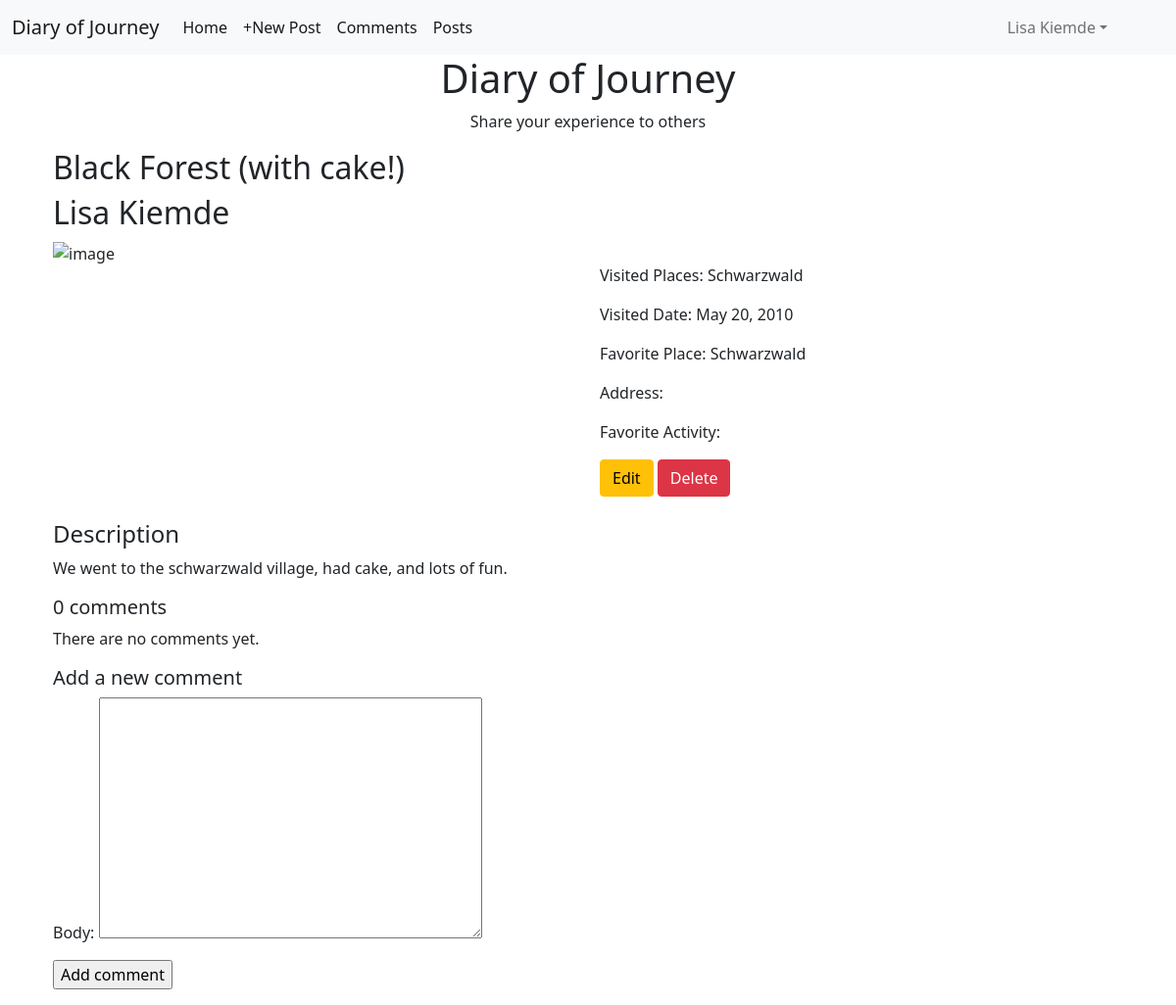
Screenshot of /travelblog_post/2 (signed in) with the database file from the repository.
### journey/models.py (models this page shows, shortened)
class Post(models.Model):
    description = RichTextField()
    title = models.CharField(max_length=250)
    author = models.ForeignKey(User, on_delete=models.CASCADE, related_name='travelblog_posts')
    image_url = models.URLField()
    visited_places = models.CharField(max_length=100, blank=True, help_text='Optional')
    visited_date = models.DateField('Date')
    favorite_place = models.CharField(max_length=250, blank=True, help_text='Optional')
    address = models.CharField(max_length=500, blank=True, help_text='Optional')
    favorite_activity = models.CharField(max_length=250, blank=True, help_text='Optional')
    publish = models.DateTimeField(default=timezone.now)
    created = models.DateTimeField(auto_now_add=True)
    updated = models.DateTimeField(auto_now=True)

### journey/views.py (the view)
# urls.py: path('travelblog_post/<int:post_id>', views.travelblog_post, name='travelblog_post'),
def travelblog_post(request, post_id):
    post = get_object_or_404(Post, id=post_id)
    comments = post.comments.filter()
    new_comment = None
    if request.method == 'POST':
        comment_form = CommentForm(data=request.POST)
        if comment_form.is_valid():
            new_comment = comment_form.save(commit=False)
            new_comment.post = post
            new_comment.name = request.user.first_name
            new_comment.email = request.user.email
            new_comment.save()
            comment_form = CommentForm()
    else:
        comment_form = CommentForm()
    return render(request, 'journey/travelblog_post.html',
                  {'post': post, 'comments': comments,
                   'comment_form': comment_form})

### journey/forms.py
class CommentForm(forms.ModelForm):
    class Meta:
        model = Comment
        fields = ('body',)

### templates/journey/travelblog_post.html (shortened to what this page needs)
{% extends "journey/base.html" %}
{% load static %}
{% block content %}
    <div class="container">
        <div>
            <h2>{{ post.title }}</h2>
            <h2>{{ post.author.get_full_name }}</h2>
        </div>
        <div class="row">
            <div class="col-md-6">
                <img src="{{ post.image_url }}" alt="image">
            </div>
            <div  class="col-md-6">
                <br>
                <p>Visited Places: {{ post.visited_places }}</p>
                <p>Visited Date: {{ post.visited_date }}</p>
                <p>Favorite Place: {{ post.favorite_place }}</p>
                <p>Address: {{ post.address }}</p>
                <p>Favorite Activity: {{ post.favorite_activity }}</p>
                {% if post.author == user %}
                    <a href="{% url 'journey:post_edit' pk=post.pk %}" class="btn btn-warning">Edit</a>
                    <a href="{% url 'journey:post_delete' pk=post.pk %}"
                       onclick="return confirm('Are you sure you want to delete?')"
                       class="btn btn-danger">Delete</a>
                {% endif %}
            </div>
        </div>
        <div>
            <br>
            <p class="h4">Description</p>
            <p>{{ post.description|safe }}</p>
        </div>
        {% with comments.count as total_comments %}
            <h5>
                {{ total_comments }} comment{{ total_comments|pluralize }}
            </h5>
        {% endwith %}
        {% for comment in comments %}
            <div>
                <p>
                    Comment {{ forloop.counter }} by {{ comment.name }}
                    {{ comment.created }}
                </p>
                {{ comment.body|safe }}
            </div>
        {% empty %}
            <p>There are no comments yet.</p>
        {% endfor %}
        {% if user.is_authenticated %}
            <h5>Add a new comment</h5>
            <form method="post">
                {{ comment_form.as_p }}
                <p><input type="submit" value="Add comment"></p>
            </form>
        {% endif %}
    </div>
{% endblock %}

### templates/journey/base.html (shortened to what this page needs)
{% load static %}
<!doctype html>
<html lang="en">
<head>
    <link href="https://cdn.jsdelivr.net/npm/bootstrap@5.1.3/dist/css/bootstrap.min.css" rel="stylesheet"
>
</head>
<body>
<nav class="navbar navbar-expand-lg navbar-light bg-light">
    <div class="container-fluid">
        <a class="navbar-brand" href="{% url 'journey:post_list' %}">Diary of Journey</a>
        <div class="collapse navbar-collapse" id="navbarSupportedContent">
            <ul class="navbar-nav col-md-10">
                <li class="nav-item"><a class="nav-link active" aria-current="page"
                                        href="{% url 'journey:post_list' %}">Home</a></li>
            {% if user.is_authenticated %}
                    <li class="nav-item"><a class="nav-link active" aria-current="page"
                                            href="{% url 'journey:post_new' %}">+New Post</a></li>
           {% endif %}
            {% if request.user.is_superuser %}
                    <li class="nav-item"><a class="nav-link active" aria-current="page"
                                            href="{% url 'journey:comment_list' %}">Comments</a></li>
                    <li class="nav-item"><a class="nav-link active" aria-current="page"
                                            href="{% url 'journey:post_detail' %}">Posts</a></li>
            {% endif %}
            </ul>
              {% if user.is_authenticated %}
                <ul class="navbar-nav me-auto">
                    <li class="nav-item dropdown">
                        <a class="nav-link dropdown-toggle" id="navbarDropdown" href="#" role="button"
                           data-bs-toggle="dropdown" aria-expanded="false">{{ user.get_full_name }}</a>
                    </li>
                </ul>
            {% endif %}
        </div>
    </div>
</nav>
<header>
    <div class="container">
        <div class="text-center">
            <h1>Diary of Journey</h1>
            <p>Share your experience to others</p>
        </div>
    </div>
</header>
<section>
    <div class="content container">
        {% block content %}
        {% endblock %}
    </div>
</section>
</body>
</html>

### templates/journey/travelblog_post.html (style rules this page uses)
img { height: 400px; object-fit: cover; }

### rows the page displays
Post: title "Black Forest (with cake!)", author.get_full_name "Lisa Kiemde", visited_places "Schwarzwald", visited_date "May 20, 2010", favorite_place "Schwarzwald", description "We went to the schwarzwald village, had cake, and lots of fun."

### other values shown
{{ user.get_full_name }} "Lisa Kiemde"
{{ total_comments }} "0"
